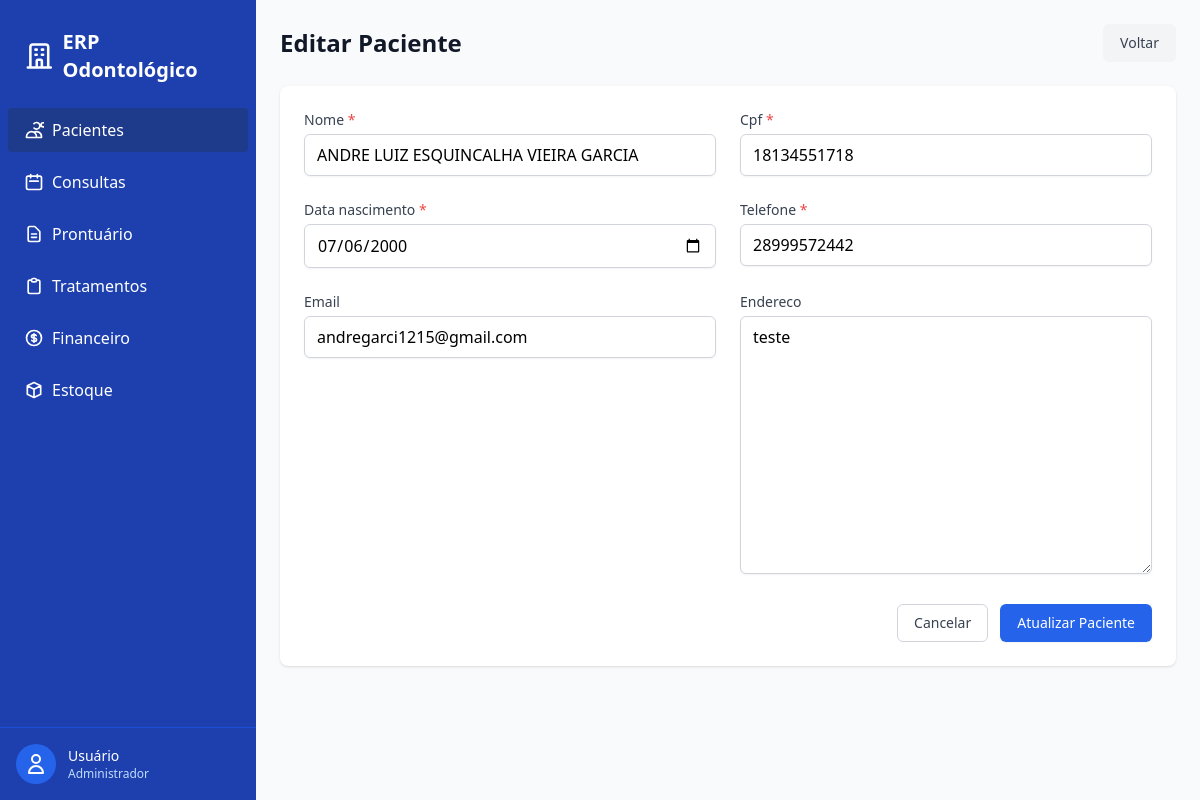
The page /pacientes/1/editar/ (signed in) on the database its author committed.
### pacientes/models.py (models this page shows, shortened)
class Paciente(models.Model):
    nome = models.CharField(max_length=250)
    cpf = models.CharField(unique=True)
    data_nascimento = models.DateField()
    telefone = models.CharField()
    email = models.EmailField(blank=True)
    endereco = models.TextField(blank=True)
    is_active = models.BooleanField(default=True)
    deleted_at = models.DateTimeField(null=True, blank=True)
    criado_em = models.DateTimeField(auto_now_add=True)
    atualizado_em = models.DateTimeField(auto_now=True)
    class Meta:
        ordering = ['nome']
        verbose_name = "Paciente"
        verbose_name_plural = "Pacientes"

### pacientes/views.py (the view, shortened to what this page needs)
# urls.py: path("<int:pk>/editar/", views.PacienteUpdateView.as_view(), name="update"),
class PacienteUpdateView(LoginRequiredMixin, PermissionRequiredMixin, UpdateView):
    model = Paciente
    form_class = PacienteForm
    template_name = "pacientes/paciente_form.html"
    permission_required = "pacientes.change_paciente"
    success_url = reverse_lazy("pacientes:list")
    def get_queryset(self):
        return Paciente.objects.filter(is_active=True)

### pacientes/forms.py
class PacienteForm(forms.ModelForm):
    class Meta:
        model = Paciente
        fields = ["nome", "cpf", "data_nascimento", "telefone", "email", "endereco"]
        widgets = {"data_nascimento": forms.DateInput(attrs={"type": "date"})}

### templates/pacientes/paciente_form.html (shortened to what this page needs)
{% extends "base.html" %}
{% load static %}
{% block content %}
<div class="mb-6 flex justify-between items-center">
    <h1 class="text-2xl font-bold text-gray-900">
        {% if form.instance.id %}Editar Paciente{% else %}Novo Paciente{% endif %}
    </h1>
    <a href="{% url 'pacientes:list' %}"
        class="inline-flex items-center px-4 py-2 border border-transparent text-sm font-medium rounded-md text-gray-700 bg-gray-100 hover:bg-gray-200 focus:outline-none focus:ring-2 focus:ring-offset-2 focus:ring-gray-500">
        Voltar
    </a>
</div>
<div class="bg-white shadow overflow-hidden sm:rounded-lg">
    <div class="px-4 py-5 sm:p-6">
        <form method="post">
            <div class="grid grid-cols-1 md:grid-cols-2 gap-6">
                {% for field in form %}
                <div>
                    <label for="{{ field.id_for_label }}" class="block text-sm font-medium text-gray-700 mb-1">
                        {{ field.label }}
                        {% if field.field.required %}<span class="text-red-500">*</span>{% endif %}
                    </label>
                    {{ field }}
                </div>
                {% endfor %}
            </div>
            <div class="mt-6 flex justify-end space-x-3">
                <a href="{% url 'pacientes:list' %}"
                    class="inline-flex items-center px-4 py-2 border border-gray-300 text-sm font-medium rounded-md text-gray-700 bg-white hover:bg-gray-50 focus:outline-none focus:ring-2 focus:ring-offset-2 focus:ring-blue-500">
                    Cancelar
                </a>
                <button type="submit"
                    class="inline-flex items-center px-4 py-2 border border-transparent text-sm font-medium rounded-md shadow-sm text-white bg-blue-600 hover:bg-blue-700 focus:outline-none focus:ring-2 focus:ring-offset-2 focus:ring-blue-500">
                    {% if form.instance.id %}Atualizar{% else %}Criar{% endif %} Paciente
                </button>
            </div>
        </form>
    </div>
</div>
{% endblock %}

### templates/pacientes/paciente_form.html (style rules this page uses)
input, textarea, select { width: 100%; padding: 0.5rem 0.75rem; border: 1px solid #d1d5db; border-radius: 0.375rem; box-shadow: 0 1px 2px 0 rgba(0, 0, 0, 0.05); }

### rows shown on the page
Paciente: form "ANDRE LUIZ ESQUINCALHA VIEIRA GARCIA" "18134551718" "07/06/2000" "28999572442" "andregarci1215@gmail.com" "teste"

### other values the page prints
{{ field.label }} "Nome" "Cpf" "Data nascimento" "Telefone" "Email" "Endereco"
